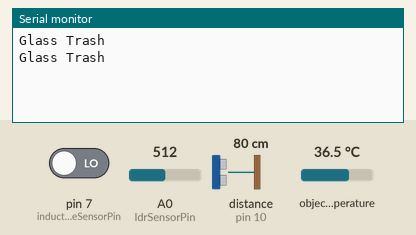
A sketch run on a simulated Arduino Uno, built with avr-gcc and run on an emulated ATmega328P. Parts: the last lines printed to the serial monitor. Wiring (inferred from the names in the program): ultrasonic range finder: trigger pin 9; echo pin 10. The inputs (shaded band) are chosen by the test bench; at power-on: distance to the obstacle (sensor on pin 10) 80 cm, A0 (ldrSensorPin) = 512, pin 7 (inductiveSensorPin) LOW, object temperature 36.5 °C. The echo pulse lasts 58.3 µs per cm.

Above: at 1.8 s.
1.9 s: distance to the obstacle (sensor on pin 10) set to 18 cm
At 2.5 s:
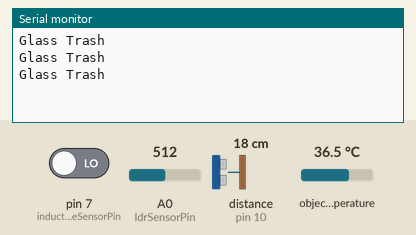
3.4 s: distance to the obstacle (sensor on pin 10) set to 13 cm
At 4.8 s:
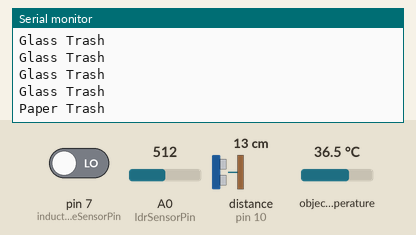
6.5 s: A0 (ldrSensorPin) set to 583
At 7.8 s:
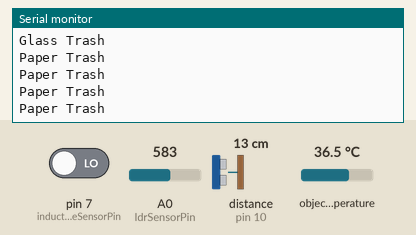
8.0 s: A0 (ldrSensorPin) set to 617
At 8.8 s:
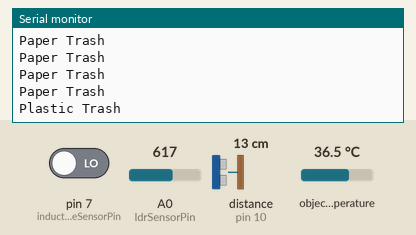

The sketch:

midterm_copy_20240415100809.ino
```cpp
// Libraries
#include <Wire.h>
#include <Adafruit_MLX90614.h>

// Define pin numbers for sensors
const int ultrasonicTriggerPin = 9;  // Ultrasonic sensor trigger pin
const int ultrasonicEchoPin = 10;    // Ultrasonic sensor echo pin
const int inductiveSensorPin = 7;     // Inductive proximity sensor pin
const int ldrSensorPin = A0;          // LDR sensor pin

// Define thresholds for sensor readings
const int ultrasonicThreshold = 15;   // Threshold for ultrasonic sensor (in cm)
const int ldrThreshold = 600;         // Threshold for LDR sensor

// Define constants for trash types
const int METAL_TRASH = 1;
const int PLASTIC_TRASH = 2;
const int PAPER_TRASH = 3;
const int GLASS_TRASH = 4;
const int UNKNOWN_TRASH = 0;

// Initialize MLX90614 sensor for temperature
Adafruit_MLX90614 mlx = Adafruit_MLX90614();

// Function to read ultrasonic sensor
float readUltrasonicSensor() {
  digitalWrite(ultrasonicTriggerPin, LOW);
  delayMicroseconds(2);
  digitalWrite(ultrasonicTriggerPin, HIGH);
  delayMicroseconds(10);
  digitalWrite(ultrasonicTriggerPin, LOW);
  return pulseIn(ultrasonicEchoPin, HIGH) / 58.0; // Convert pulse duration to distance (cm)
}

// Function to read inductive proximity sensor
bool readInductiveSensor() {
  return digitalRead(inductiveSensorPin);
}

// Function to read LDR sensor
int readLDRSensor() {
  return analogRead(ldrSensorPin);
}

// Function to determine trash type
int determineTrashType() {
  float distance = readUltrasonicSensor();
  bool isMetal = readInductiveSensor();
  int lightIntensity = readLDRSensor();
  float temperature = mlx.readObjectTempC();

  if (distance <= ultrasonicThreshold) {
    if (isMetal) {
      return METAL_TRASH;
    } else {
      if (lightIntensity < ldrThreshold) {
        return PAPER_TRASH;
      } else {
        return PLASTIC_TRASH;
      }
    }
  } else {
    return GLASS_TRASH;
  }
}

void setup() {
  // Initialize serial communication for debugging
  Serial.begin(9600);

  // Initialize ultrasonic sensor pins
  pinMode(ultrasonicTriggerPin, OUTPUT);
  pinMode(ultrasonicEchoPin, INPUT);

  // Initialize inductive proximity sensor pin
  pinMode(inductiveSensorPin, INPUT);

  // Initialize MLX90614 sensor
  mlx.begin();
}

void loop() {
  int trashType = determineTrashType();

  // Print trash type for debugging
  switch (trashType) {
    case METAL_TRASH:
      Serial.println("Metal Trash");
      break;
    case PLASTIC_TRASH:
      Serial.println("Plastic Trash");
      break;
    case PAPER_TRASH:
      Serial.println("Paper Trash");
      break;
    case GLASS_TRASH:
      Serial.println("Glass Trash");
      break;
    default:
      Serial.println("Unknown Trash");
      break;
  }

  delay(1000); // Delay for stability
}
```

Measured:
- the behaviour switches between 16 and 15 cm on distance to the obstacle (sensor on pin 10) (found by bisection; images 1 and 2)
- the behaviour switches between 599 and 600 on A0 (ldrSensorPin) (found by bisection; images 3 and 4)
- after the input at 3.4 s, the serial monitor: prints a new line after 0.62 s (image 2)
- after the input at 8.0 s, the serial monitor: prints a new line at once (image 4)
